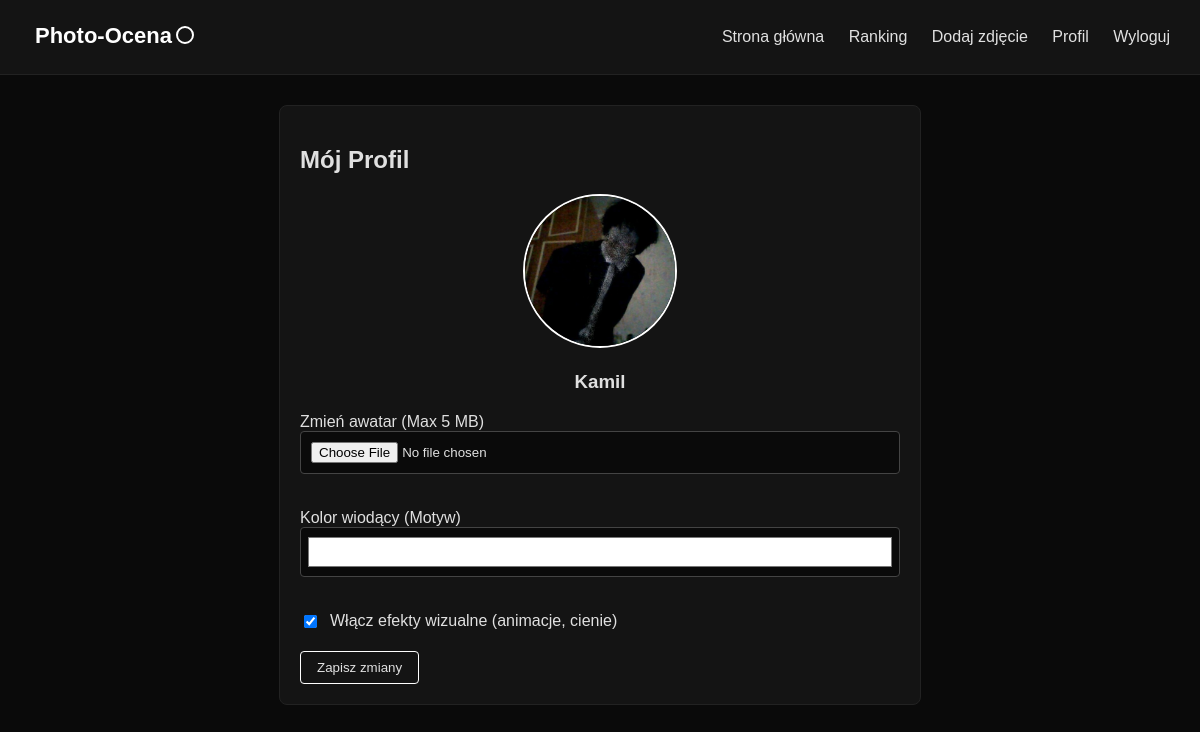
The app's page /profile.php (signed in) with its own data.
### tables this page shows
CREATE TABLE users (
    id INTEGER PRIMARY KEY AUTOINCREMENT,
    username TEXT UNIQUE NOT NULL,
    password TEXT NOT NULL,
    avatar TEXT DEFAULT 'default.svg',
    theme_color TEXT DEFAULT '#ffffff',
    effects_enabled INTEGER DEFAULT 1,
    created_at DATETIME DEFAULT CURRENT_TIMESTAMP
);

### profile.php (the view, shortened to what this page needs)
<?php
require_once 'includes/header.php';
$user_id = $_SESSION['user_id'];
$stmt = $db->prepare("SELECT username, avatar, theme_color, effects_enabled FROM users WHERE id = ?");
$stmt->execute([$user_id]);
$user = $stmt->fetch(PDO::FETCH_ASSOC);
?>
<div class="card" style="max-width: 600px; margin: 0 auto;">
    <h2>Mój Profil</h2>
    <div style="text-align: center; margin-bottom: 20px;">
        <img src="assets/avatars/<?= htmlspecialchars($user['avatar']) ?>" alt="Avatar" style="width: 150px; height: 150px; border-radius: 50%; object-fit: cover; border: 2px solid var(--accent-color);">
        <h3><?= htmlspecialchars($user['username']) ?></h3>
    </div>
    <form method="POST" action="profile.php" enctype="multipart/form-data">
        <div class="form-group">
            <label for="avatar">Zmień awatar (Max 5 MB)</label>
            <input type="file" id="avatar" name="avatar" accept="image/*">
        </div>
        <div class="form-group">
            <label for="theme_color">Kolor wiodący (Motyw)</label>
            <input type="color" id="theme_color" name="theme_color" value="<?= htmlspecialchars($user['theme_color']) ?>" style="height: 50px; padding: 5px;">
        </div>
        <div class="form-group" style="display: flex; align-items: center; gap: 10px;">
            <input type="checkbox" id="effects_enabled" name="effects_enabled" <?= $user['effects_enabled'] ? 'checked' : '' ?> style="width: auto;">
            <label for="effects_enabled">Włącz efekty wizualne (animacje, cienie)</label>
        </div>
        <button type="submit">Zapisz zmiany</button>
    </form>
</div>
<?php require_once 'includes/footer.php'; ?>

### assets/css/style.css (style rules this page uses)
:root { --bg-color: #0a0a0a; --text-color: #e0e0e0; --accent-color: #ffffff; --panel-bg: #141414; }
body { background-color: var(--bg-color); color: var(--text-color); font-family: Arial, sans-serif; margin: 0; padding: 0; display: flex; flex-direction: column; min-height: 100vh; }
.card { background-color: var(--panel-bg); border-radius: 8px; padding: 20px; margin-bottom: 20px; border: 1px solid #222; transition: box-shadow 0.3s, transform 0.3s; }
button { background-color: transparent; color: var(--text-color); border: 1px solid var(--accent-color); padding: 8px 16px; border-radius: 4px; cursor: pointer; transition: background-color 0.3s, color 0.3s, box-shadow 0.3s; }
input[type="text"], input[type="password"], input[type="file"], input[type="color"] { background-color: var(--bg-color); color: var(--text-color); border: 1px solid #444; padding: 10px; border-radius: 4px; width: 100%; box-sizing: border-box; margin-bottom: 15px; }
.form-group { margin-bottom: 20px; }

### records on screen
users: avatar (picture), username "Kamil", theme_color "#ffffff", effects_enabled "☑"
